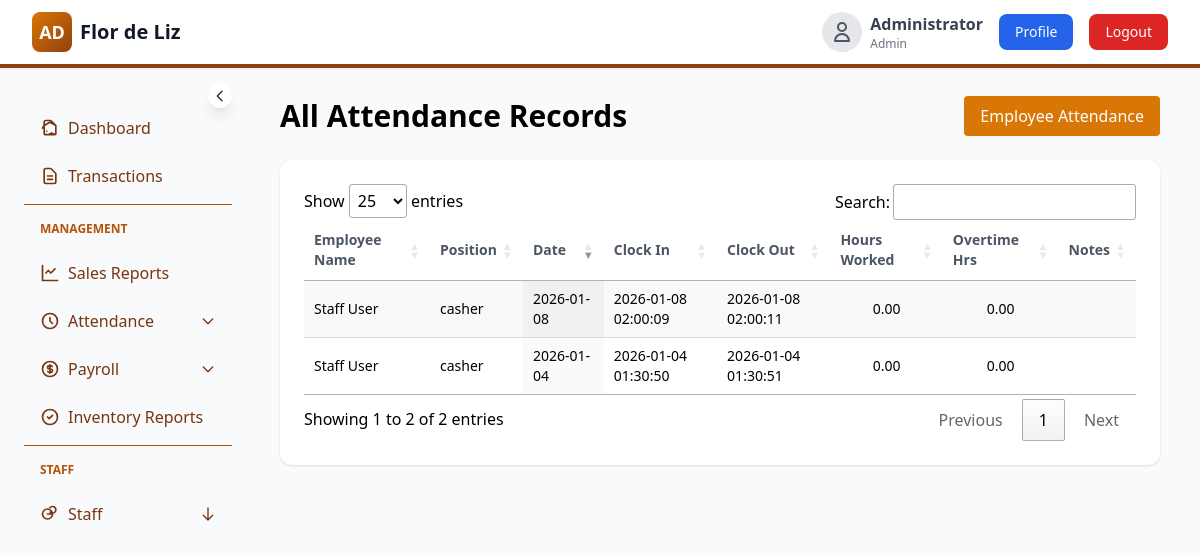
/admin/attendance.php (signed in), run on an earlier commit of the app's database.
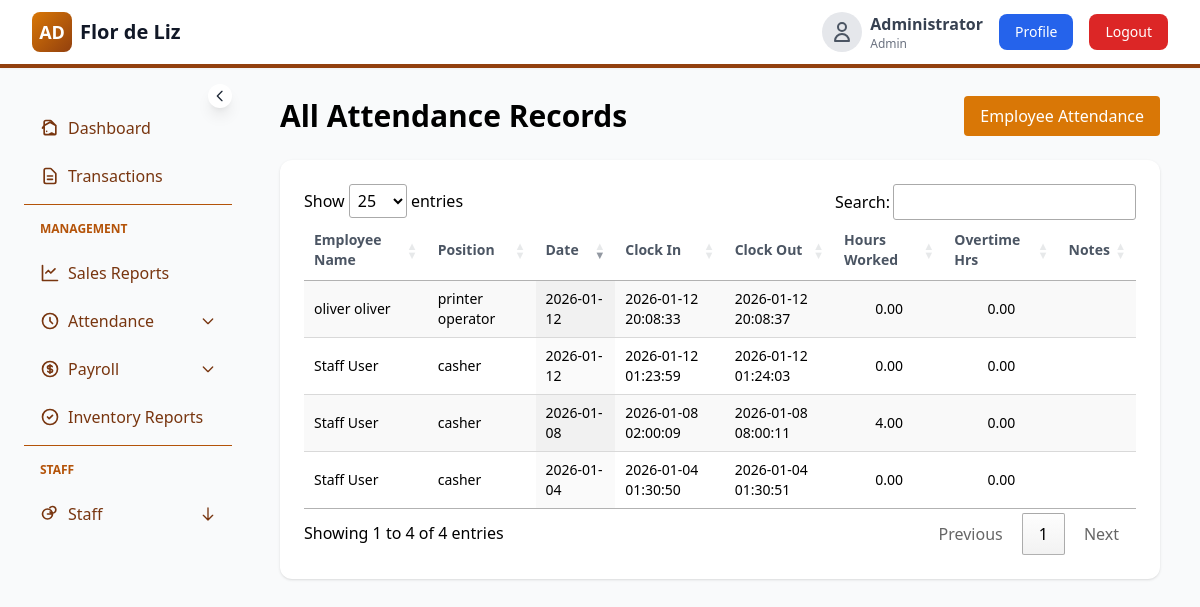
And on a later commit of the database.
### tables this page shows
CREATE TABLE `attendance` (
  `id` int(11) NOT NULL,
  `employee_id` int(11) NOT NULL,
  `clock_in` datetime DEFAULT NULL,
  `clock_out` datetime DEFAULT NULL,
  `attendance_date` date NOT NULL,
  `hours_worked` decimal(5,2) DEFAULT NULL,
  `overtime_hours` decimal(5,2) DEFAULT 0.00,
  `notes` text DEFAULT NULL,
  `created_at` timestamp NOT NULL DEFAULT current_timestamp()
);

CREATE TABLE `employees` (
  `id` int(11) NOT NULL,
  `user_id` int(11) DEFAULT NULL,
  `first_name` varchar(50) DEFAULT NULL,
  `last_name` varchar(50) DEFAULT NULL,
  `email` varchar(100) DEFAULT NULL,
  `phone` varchar(20) DEFAULT NULL,
  `position` varchar(100) DEFAULT NULL,
  `hire_date` date DEFAULT NULL,
  `daily_rate` decimal(10,2) DEFAULT 1730.00,
  `overtime_rate` decimal(10,2) DEFAULT 80.00,
  `is_active` tinyint(1) DEFAULT 1,
  `created_at` timestamp NOT NULL DEFAULT current_timestamp(),
  `updated_at` timestamp NOT NULL DEFAULT current_timestamp() ON UPDATE current_timestamp()
);

### admin/attendance.php (the view, shortened to what this page needs)
<?php
$conn = require_once __DIR__ . '/../config/database.php';
$query = "SELECT a.id, a.attendance_date, a.clock_in, a.clock_out, a.hours_worked, a.overtime_hours, a.notes,
                 e.first_name, e.last_name, e.position
          FROM attendance a
          JOIN employees e ON a.employee_id = e.id
          ORDER BY a.attendance_date DESC, e.first_name, e.last_name";
$result = $conn->query($query);
$records = [];
if ($result) {
    while ($row = $result->fetch_assoc()) {
        $records[] = $row;
    }
}
?>
<!DOCTYPE html>
<html lang="en">
<head>
    <script src="https://cdn.tailwindcss.com"></script>
    <link rel="stylesheet" href="https://cdn.datatables.net/1.13.6/css/jquery.dataTables.min.css">
</head>
<body class="bg-gray-50">
    <?php require_once __DIR__ . '/../includes/sidebar_navigation.php'; ?>
    <div class="absolute w-full -ml-2 top-12">
        <div id="main-content" class="flex-1 px-4 sm:px-6 lg:px-8 py-12">
            <div class="max-w-6xl mx-auto">
                <div class="flex justify-between items-center mb-6">
                    <h2 class="text-3xl font-bold">All Attendance Records</h2>
                    <a href="attendance/view.php" class="px-4 py-2 bg-amber-600 text-white rounded hover:bg-amber-700">Employee Attendance</a>
                </div>
                <div class="bg-white rounded-xl shadow p-6">
                    <table id="attendance-table" class="w-full text-sm display">
                        <thead>
                            <tr class="text-left text-gray-600 border-b">
                                <th class="py-2">Employee Name</th>
                                <th class="py-2">Position</th>
                                <th class="py-2">Date</th>
                                <th class="py-2">Clock In</th>
                                <th class="py-2">Clock Out</th>
                                <th class="py-2">Hours Worked</th>
                                <th class="py-2">Overtime Hrs</th>
                                <th class="py-2">Notes</th>
                            </tr>
                        </thead>
                        <tbody>
<?php foreach ($records as $r): ?>
                            <tr class="border-b">
                                <td class="py-2"><?php echo htmlspecialchars($r['first_name'] . ' ' . $r['last_name']); ?></td>
                                <td class="py-2"><?php echo htmlspecialchars($r['position']); ?></td>
                                <td class="py-2"><?php echo htmlspecialchars($r['attendance_date']); ?></td>
                                <td class="py-2"><?php echo htmlspecialchars($r['clock_in'] ?? ''); ?></td>
                                <td class="py-2"><?php echo htmlspecialchars($r['clock_out'] ?? ''); ?></td>
                                <td class="py-2 text-center"><?php echo htmlspecialchars($r['hours_worked'] ?? ''); ?></td>
                                <td class="py-2 text-center"><?php echo htmlspecialchars($r['overtime_hours'] ?? ''); ?></td>
                                <td class="py-2 text-sm"><?php echo htmlspecialchars(substr($r['notes'] ?? '', 0, 50)); ?></td>
                            </tr>
<?php endforeach; ?>
                        </tbody>
                    </table>
                </div>
            </div>
        </div>
    </div>
</body>
</html>

What changed in the data, as far as the page shows it:
added attendance: employee.last_name "oliver oliver", employee.position "printer operator", attendance_date "2026-01-12", clock_in "2026-01-12 20:08:33", clock_out "2026-01-12 20:08:37", hours_worked "0.00", overtime_hours "0.00"
added attendance: employee.last_name "Staff User", employee.position "casher", attendance_date "2026-01-12", clock_in "2026-01-12 01:23:59", clock_out "2026-01-12 01:24:03", hours_worked "0.00", overtime_hours "0.00"
changed attendance (number 3 of 4 on the later page): clock_out "2026-01-08 02:00:11" → "2026-01-08 08:00:11"; hours_worked "0.00" → "4.00"
Also different on the page:
text written by a page script: "Show entries Search: Showing 1 to 2 of 2 entries Previous 1 Next" → "Show entries Search: Showing 1 to 4 of 4 entries Previous 1 Next"
